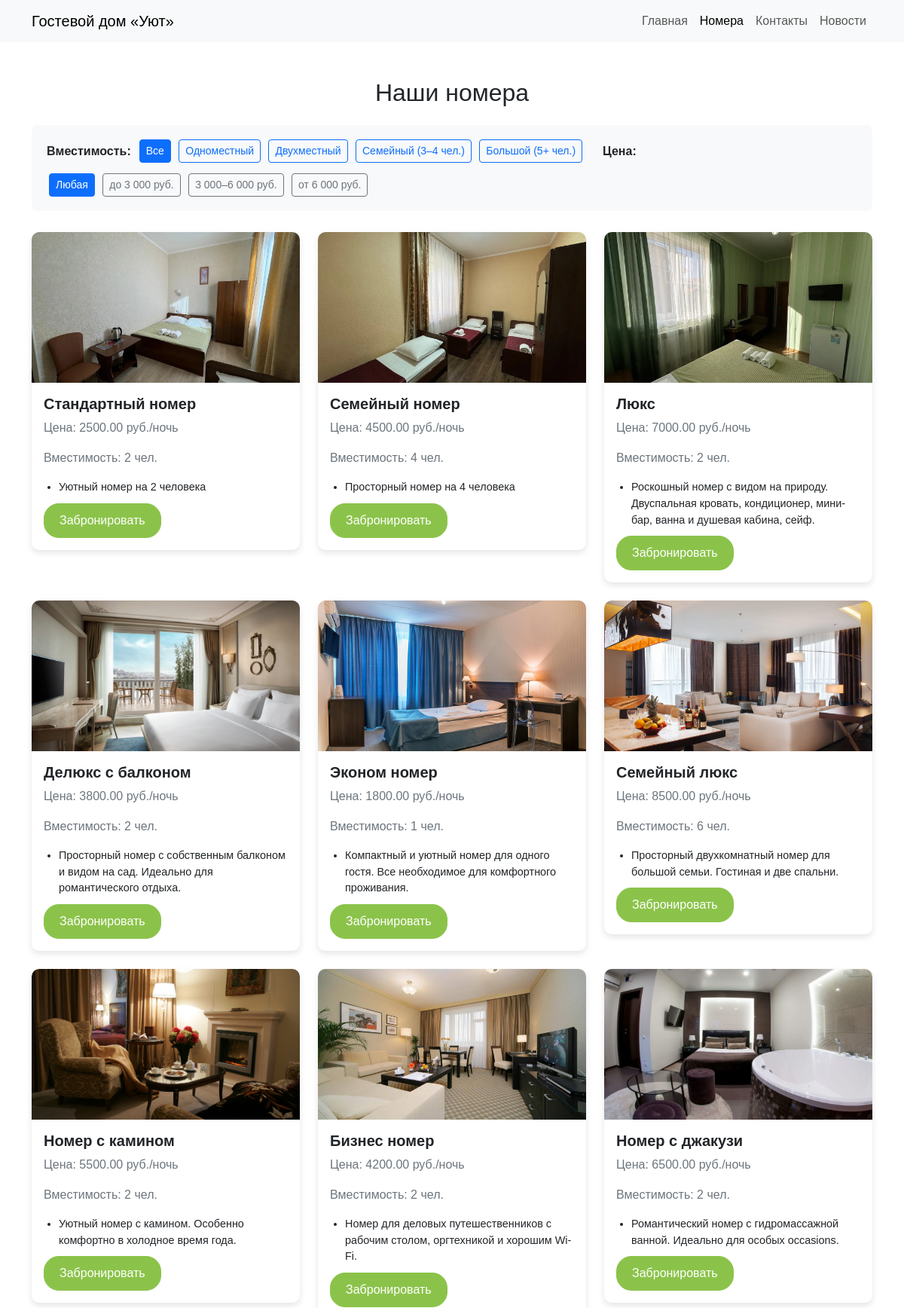
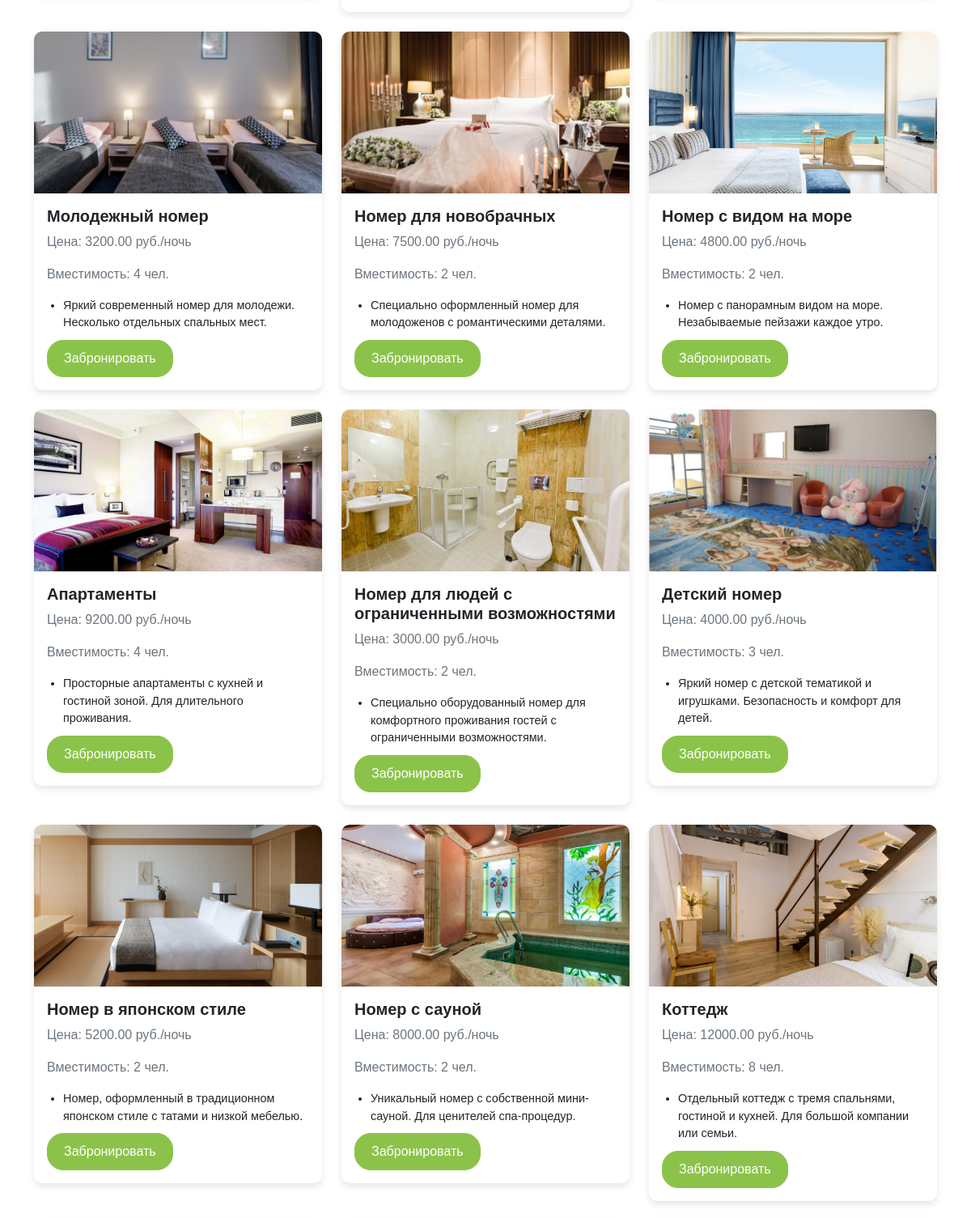
The page /rooms.php (upper part) on the database its author committed (2 pictures, top to bottom).
### tables this page shows
CREATE TABLE IF NOT EXISTS `rooms` (
  `id` int(11) NOT NULL AUTO_INCREMENT,
  `name` varchar(100) NOT NULL,
  `price` decimal(10,2) NOT NULL,
  `capacity` int(11) NOT NULL,
  `description` text,
  `image_url` varchar(255) DEFAULT NULL,
  PRIMARY KEY (`id`)
);

### rooms.php (the view, shortened to what this page needs)
<?php
include 'db/connect.php';
$capacity_filter = $_GET['capacity'] ?? '';
$price_filter = $_GET['price'] ?? '';
$sql = "SELECT * FROM rooms";
$rooms = $conn->query($sql);
?>
<!DOCTYPE html>
<html lang="ru">
<head>
    <link href="https://cdn.jsdelivr.net/npm/bootstrap@5.3.0/dist/css/bootstrap.min.css" rel="stylesheet">
    <link href="css/rooms.css" rel="stylesheet">
    <link href="css/chat.css" rel="stylesheet">
</head>
<body>
    <div class="d-flex flex-column min-vh-100">
        <nav class="navbar navbar-expand-lg navbar-light bg-light">
            <div class="container">
                <a class="navbar-brand" href="index.php">Гостевой дом «Уют»</a>
                <div class="collapse navbar-collapse" id="navbarNav">
                    <ul class="navbar-nav ms-auto">
                        <li class="nav-item">
                            <a class="nav-link" href="index.php">Главная</a>
                        </li>
                        <li class="nav-item">
                            <a class="nav-link active" href="rooms.php">Номера</a>
                        </li>
                        <li class="nav-item">
                            <a class="nav-link" href="contacts.php">Контакты</a>
                        </li>
                        <li class="nav-item">
                            <a class="nav-link" href="news.php">Новости</a>
                        </li>
                    </ul>
                </div>
            </div>
        </nav>
        <main class="flex-grow-1">
            <section class="py-5">
                <div class="container">
                    <h2 class="text-center mb-4">Наши номера</h2>
                    <div class="filter-bar">
                        <div class="row align-items-center g-2">
                            <div class="col-auto">
                                <strong>Вместимость:</strong>
                            </div>
                            <div class="col-auto">
                                <a href="rooms.php?price_filter=<?php echo urlencode($price_filter); ?>"
                                   class="btn btn-outline-primary btn-sm btn-filter <?php echo $capacity_filter === '' ? 'active' : ''; ?>">
                                    Все
                                </a>
                                <a href="rooms.php?capacity=1&price_filter=<?php echo urlencode($price_filter); ?>"
                                   class="btn btn-outline-primary btn-sm btn-filter <?php echo $capacity_filter === '1' ? 'active' : ''; ?>">
                                    Одноместный
                                </a>
                                <a href="rooms.php?capacity=2&price_filter=<?php echo urlencode($price_filter); ?>"
                                   class="btn btn-outline-primary btn-sm btn-filter <?php echo $capacity_filter === '2' ? 'active' : ''; ?>">
                                    Двухместный
                                </a>
                                <a href="rooms.php?capacity=3-4&price_filter=<?php echo urlencode($price_filter); ?>"
                                   class="btn btn-outline-primary btn-sm btn-filter <?php echo $capacity_filter === '3-4' ? 'active' : ''; ?>">
                                    Семейный (3–4 чел.)
                                </a>
                                <a href="rooms.php?capacity=5%2B&price_filter=<?php echo urlencode($price_filter); ?>"
                                   class="btn btn-outline-primary btn-sm btn-filter <?php echo $capacity_filter === '5+' ? 'active' : ''; ?>">
                                    Большой (5+ чел.)
                                </a>
                            </div>
                            <div class="col-auto ms-md-3">
                                <strong>Цена:</strong>
                            </div>
                            <div class="col-auto">
                                <a href="rooms.php?capacity=<?php echo urlencode($capacity_filter); ?>"
                                   class="btn btn-outline-secondary btn-sm btn-filter <?php echo $price_filter === '' ? 'active' : ''; ?>">
                                    Любая
                                </a>
                                <a href="rooms.php?capacity=<?php echo urlencode($capacity_filter); ?>&price_filter=low"
                                   class="btn btn-outline-secondary btn-sm btn-filter <?php echo $price_filter === 'low' ? 'active' : ''; ?>">
                                    до 3 000 руб.
                                </a>
                                <a href="rooms.php?capacity=<?php echo urlencode($capacity_filter); ?>&price_filter=mid"
                                   class="btn btn-outline-secondary btn-sm btn-filter <?php echo $price_filter === 'mid' ? 'active' : ''; ?>">
                                    3 000–6 000 руб.
                                </a>
                                <a href="rooms.php?capacity=<?php echo urlencode($capacity_filter); ?>&price_filter=high"
                                   class="btn btn-outline-secondary btn-sm btn-filter <?php echo $price_filter === 'high' ? 'active' : ''; ?>">
                                    от 6 000 руб.
                                </a>
                            </div>
                        </div>
                    </div>
                    <?php if ($rooms->num_rows === 0): ?>
                        <p class="text-center text-muted">Номера по выбранным фильтрам не найдены.</p>
                    <?php else: ?>
                    <div class="row">
                        <?php while ($room = $rooms->fetch_assoc()): ?>
                            <div class="col-md-4 mb-4">
                                <div class="card">
                                    <?php
                                    $image_url = $room['image_url'] ?? '';
                                    if ($image_url): ?>
                                        <img src="<?php echo htmlspecialchars($image_url); ?>" class="card-img-top" alt="<?php echo htmlspecialchars($room['name']); ?>">
                                    <?php else: ?>
                                        <div class="card-img-top bg-secondary text-white text-center py-3">Нет изображения</div>
                                    <?php endif; ?>
                                    <div class="card-body">
                                        <h5 class="card-title"><?php echo htmlspecialchars($room['name']); ?></h5>
                                        <p class="card-text">Цена: <?php echo htmlspecialchars($room['price']); ?> руб./ночь</p>
                                        <p class="card-text">Вместимость: <?php echo htmlspecialchars($room['capacity']); ?> чел.</p>
                                        <div class="description-list">
                                            <?php
                                            $description = $room['description'] ?? '';
                                            $description_items = array_filter(explode("\n", $description));
                                            if (!empty($description_items)): ?>
                                                <ul>
                                                    <?php foreach ($description_items as $item): ?>
                                                        <li><?php echo htmlspecialchars(trim($item)); ?></li>
                                                    <?php endforeach; ?>
                                                </ul>
                                            <?php else: ?>
                                                <p class="card-text">Описание: Не указано</p>
                                            <?php endif; ?>
                                        </div>
                                        <a href="booking.php?room_id=<?php echo $room['id']; ?>" class="btn btn-primary">Забронировать</a>
                                    </div>
                                </div>
                            </div>
                        <?php endwhile; ?>
                    </div>
                    <?php endif; ?>
                </div>
            </section>
        </main>
    </div>
</body>
</html>

### css/rooms.css (style rules this page uses)
body { margin: 0; font-family: 'Arial', sans-serif; }
.d-flex { display: flex; flex-direction: column; min-height: 100vh; }
main { flex-grow: 1; }
.card { border: none; border-radius: 10px; box-shadow: 0 4px 8px rgba(0, 0, 0, 0.1); }
.card-img-top { border-top-left-radius: 10px; border-top-right-radius: 10px; max-height: 200px; object-fit: cover; }
.card-title { font-size: 1.25rem; font-weight: 600; }
.card-text { color: #6c757d; }
.btn-primary { background-color: #8bc34a; border-color: #8bc34a; border-radius: 20px; padding: 10px 20px; }

### rooms.php (style rules this page uses)
.description-list { padding-left: 0; margin-bottom: 10px; }
.description-list ul { list-style-type: disc; padding-left: 20px; margin: 0; }
.description-list li { font-size: 0.9em; margin-bottom: 5px; }
.filter-bar { background: #f8f9fa; border-radius: 8px; padding: 16px 20px; margin-bottom: 28px; }
.filter-bar .btn-filter { margin: 3px; }
.btn-filter.active { background-color: #0d6efd; color: #fff; border-color: #0d6efd; }

### rows shown on the page
rooms: image_url (picture), name "Стандартный номер", price "2500.00", capacity "2", description "Уютный номер на 2 человека"
rooms: image_url (picture), name "Семейный номер", price "4500.00", capacity "4", description "Просторный номер на 4 человека"
rooms: image_url (picture), name "Люкс", price "7000.00", capacity "2", description "Роскошный номер с видом на природу. Двуспальная кровать, кондиционер, мини-бар, ванна и душевая кабина, сейф."
rooms: image_url (picture), name "Делюкс с балконом", price "3800.00", capacity "2", description "Просторный номер с собственным балконом и видом на сад. Идеально для романтического отдыха."
rooms: image_url (picture), name "Эконом номер", price "1800.00", capacity "1", description "Компактный и уютный номер для одного гостя. Все необходимое для комфортного проживания."
rooms: image_url (picture), name "Семейный люкс", price "8500.00", capacity "6", description "Просторный двухкомнатный номер для большой семьи. Гостиная и две спальни."
rooms: image_url (picture), name "Номер с камином", price "5500.00", capacity "2", description "Уютный номер с камином. Особенно комфортно в холодное время года."
rooms: image_url (picture), name "Бизнес номер", price "4200.00", capacity "2", description "Номер для деловых путешественников с рабочим столом, оргтехникой и хорошим Wi-Fi."
rooms: image_url (picture), name "Номер с джакузи", price "6500.00", capacity "2", description "Романтический номер с гидромассажной ванной. Идеально для особых occasions."
rooms: image_url (picture), name "Молодежный номер", price "3200.00", capacity "4", description "Яркий современный номер для молодежи. Несколько отдельных спальных мест."
rooms: image_url (picture), name "Номер для новобрачных", price "7500.00", capacity "2", description "Специально оформленный номер для молодоженов с романтическими деталями."
rooms: image_url (picture), name "Номер с видом на море", price "4800.00", capacity "2", description "Номер с панорамным видом на море. Незабываемые пейзажи каждое утро."
rooms: image_url (picture), name "Апартаменты", price "9200.00", capacity "4", description "Просторные апартаменты с кухней и гостиной зоной. Для длительного проживания."
rooms: image_url (picture), name "Номер для людей с ограниченными возможностями", price "3000.00", capacity "2", description "Специально оборудованный номер для комфортного проживания гостей с ограниченными возможностями."
rooms: image_url (picture), name "Детский номер", price "4000.00", capacity "3", description "Яркий номер с детской тематикой и игрушками. Безопасность и комфорт для детей."
rooms: image_url (picture), name "Номер в японском стиле", price "5200.00", capacity "2", description "Номер, оформленный в традиционном японском стиле с татами и низкой мебелью."
rooms: image_url (picture), name "Номер с сауной", price "8000.00", capacity "2", description "Уникальный номер с собственной мини-сауной. Для ценителей спа-процедур."
rooms: image_url (picture), name "Коттедж", price "12000.00", capacity "8", description "Отдельный коттедж с тремя спальнями, гостиной и кухней. Для большой компании или семьи."
